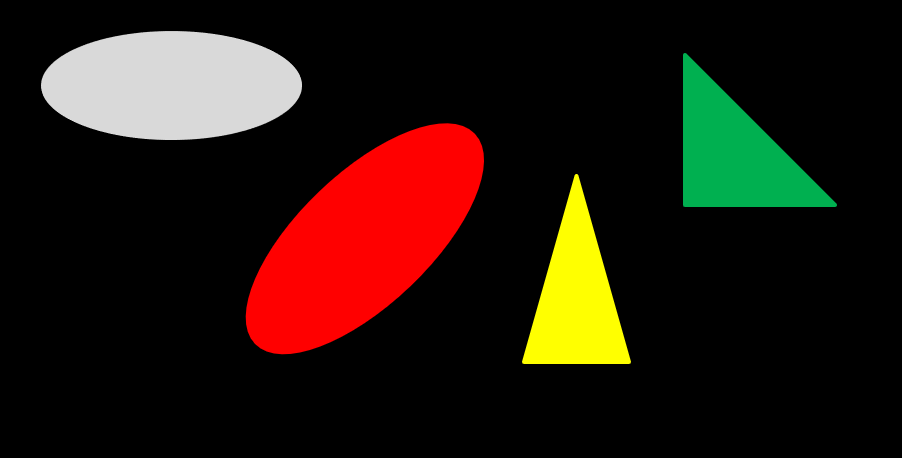
#> input picture week11/lecture/img/fig_moment.png, 902 x 458 px
$ python contours_moment.py
#> lines starting #> are read from the running program, lines starting #| are printed output that depends on the picture; after the words box and inside, x2 and y2 are one past the last pixel; in counts of white or black regions, pixels touching at a corner belong together
import cv2 as cv

src = cv.imread("img/fig_moment.png")
#> src is the input picture: shape (458, 902, 3); mean B, G, R 14.1, 23.6, 37.8
dst = src.copy()

gray = cv.cvtColor(src, cv.COLOR_RGB2GRAY)
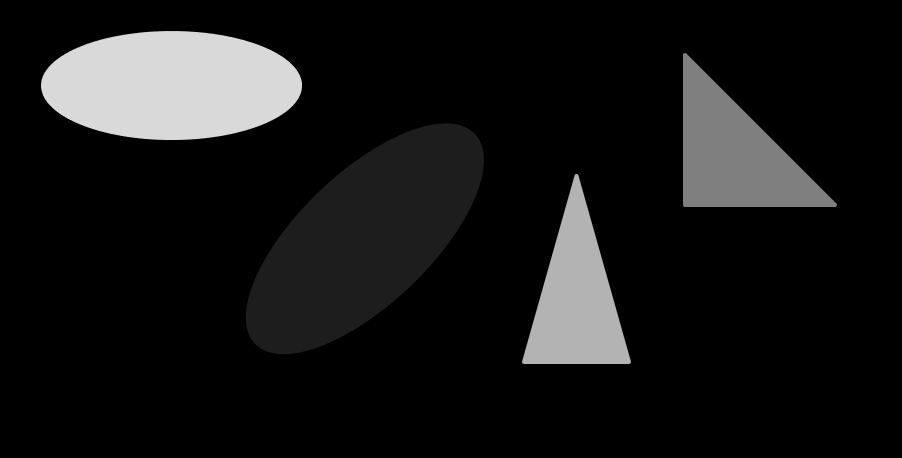
#> gray: shape (458, 902); min 0, max 217, mean 22.4

cv.imshow("gray", gray)

contours, hierarchy = cv.findContours(gray, cv.RETR_TREE, cv.CHAIN_APPROX_NONE)
#> contours = 4 contours; box (x1, y1, x2, y2) and area: (245, 123, 484, 355) 31492, (41, 31, 302, 140) 22342, (683, 53, 837, 207) 12159, (522, 174, 631, 364) 10711

print(len(contours))
#| 4

for i in contours:
    M = cv.moments(i)
    cX = int(M['m10'] / M['m00'])
    cY = int(M['m01'] / M['m00'])

    cv.circle(dst, (cX, cY), 5, (150, 240, 50), -1)
    cv.drawContours(dst, [i], 0, (0, 255, 0), 2)
#> this loop made 4 passes
#> (cX, cY) on passes 1 to 4: (576, 298), (364, 238), (734, 154), (171, 85)
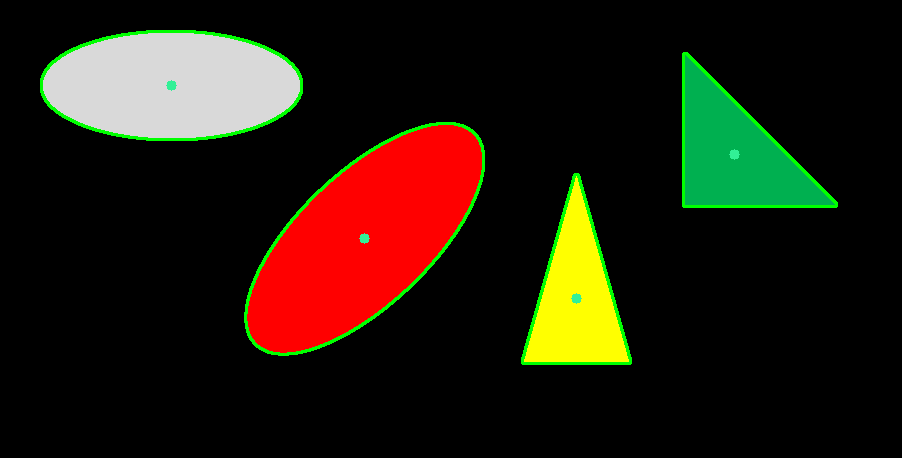
#> dst: shape (458, 902, 3); 1.99% of pixels changed, all inside (x1, y1, x2, y2) = (40, 30, 838, 365)

cv.imshow("dst", dst)
cv.waitKey(0)
cv.destroyAllWindows()
